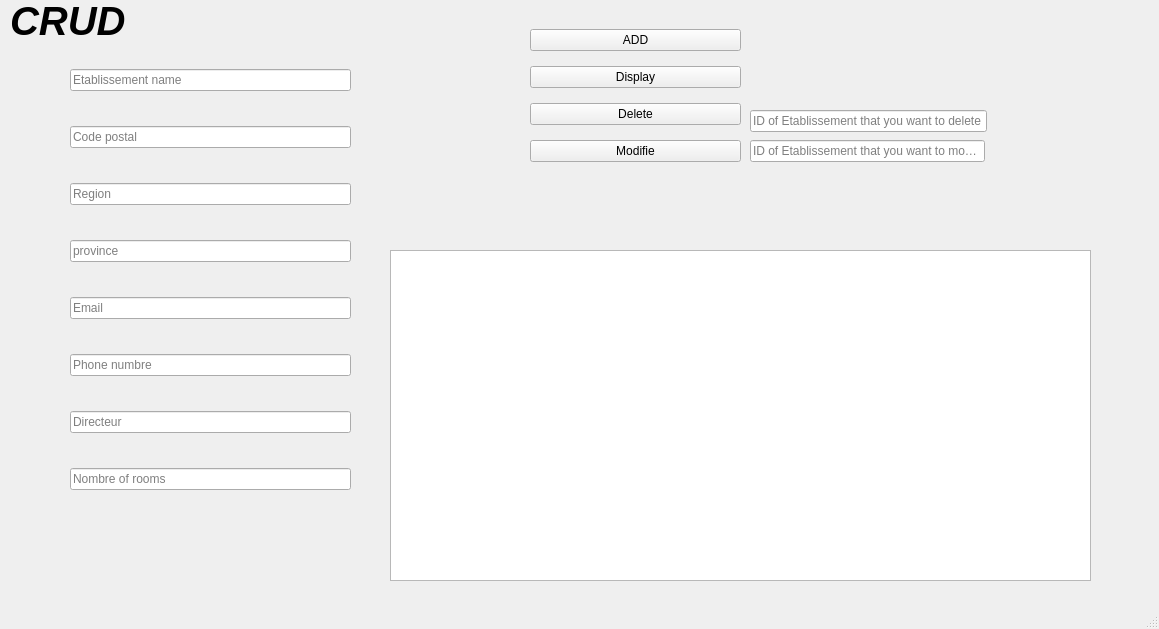
<?xml version="1.0" encoding="UTF-8"?>
<ui version="4.0">
 <class>MainWindow</class>
 <widget class="QMainWindow" name="MainWindow">
  <property name="geometry">
   <rect>
    <x>0</x>
    <y>0</y>
    <width>1159</width>
    <height>629</height>
   </rect>
  </property>
  <property name="windowTitle">
   <string>MainWindow</string>
  </property>
  <widget class="QWidget" name="centralwidget">
   <widget class="QLabel" name="label">
    <property name="geometry">
     <rect>
      <x>10</x>
      <y>-10</y>
      <width>211</width>
      <height>61</height>
     </rect>
    </property>
    <property name="font">
     <font>
      <pointsize>30</pointsize>
      <italic>true</italic>
      <bold>true</bold>
     </font>
    </property>
    <property name="text">
     <string>CRUD</string>
    </property>
   </widget>
   <widget class="QTableWidget" name="tableWidget">
    <property name="geometry">
     <rect>
      <x>390</x>
      <y>250</y>
      <width>701</width>
      <height>331</height>
     </rect>
    </property>
   </widget>
   <widget class="QLineEdit" name="id">
    <property name="geometry">
     <rect>
      <x>750</x>
      <y>110</y>
      <width>237</width>
      <height>22</height>
     </rect>
    </property>
    <property name="placeholderText">
     <string>ID of Etablissement that you want to delete</string>
    </property>
   </widget>
   <widget class="QLineEdit" name="id_2">
    <property name="geometry">
     <rect>
      <x>750</x>
      <y>140</y>
      <width>235</width>
      <height>22</height>
     </rect>
    </property>
    <property name="placeholderText">
     <string>ID of Etablissement that you want to modifie</string>
    </property>
   </widget>
   <widget class="QWidget" name="">
    <property name="geometry">
     <rect>
      <x>70</x>
      <y>40</y>
      <width>281</width>
      <height>481</height>
     </rect>
    </property>
    <layout class="QVBoxLayout" name="verticalLayout">
     <item>
      <widget class="QLineEdit" name="name">
       <property name="placeholderText">
        <string>Etablissement name </string>
       </property>
      </widget>
     </item>
     <item>
      <widget class="QLineEdit" name="cp">
       <property name="placeholderText">
        <string>Code postal </string>
       </property>
      </widget>
     </item>
     <item>
      <widget class="QLineEdit" name="region">
       <property name="placeholderText">
        <string>Region</string>
       </property>
      </widget>
     </item>
     <item>
      <widget class="QLineEdit" name="province">
       <property name="placeholderText">
        <string>province</string>
       </property>
      </widget>
     </item>
     <item>
      <widget class="QLineEdit" name="email">
       <property name="placeholderText">
        <string>Email</string>
       </property>
      </widget>
     </item>
     <item>
      <widget class="QLineEdit" name="numbre">
       <property name="placeholderText">
        <string>Phone numbre</string>
       </property>
      </widget>
     </item>
     <item>
      <widget class="QLineEdit" name="directeur">
       <property name="placeholderText">
        <string>Directeur</string>
       </property>
      </widget>
     </item>
     <item>
      <widget class="QLineEdit" name="nbe">
       <property name="placeholderText">
        <string>Nombre of rooms</string>
       </property>
      </widget>
     </item>
    </layout>
   </widget>
   <widget class="QWidget" name="">
    <property name="geometry">
     <rect>
      <x>530</x>
      <y>20</y>
      <width>211</width>
      <height>151</height>
     </rect>
    </property>
    <layout class="QVBoxLayout" name="verticalLayout_2">
     <item>
      <widget class="QPushButton" name="add">
       <property name="text">
        <string>ADD</string>
       </property>
      </widget>
     </item>
     <item>
      <widget class="QPushButton" name="pushButton">
       <property name="text">
        <string>Display</string>
       </property>
      </widget>
     </item>
     <item>
      <widget class="QPushButton" name="pushButton_2">
       <property name="text">
        <string>Delete</string>
       </property>
      </widget>
     </item>
     <item>
      <widget class="QPushButton" name="pushButton_3">
       <property name="text">
        <string>Modifie</string>
       </property>
      </widget>
     </item>
    </layout>
   </widget>
  </widget>
  <widget class="QMenuBar" name="menubar">
   <property name="geometry">
    <rect>
     <x>0</x>
     <y>0</y>
     <width>1159</width>
     <height>22</height>
    </rect>
   </property>
  </widget>
  <widget class="QStatusBar" name="statusbar"/>
 </widget>
 <resources/>
 <connections/>
</ui>
